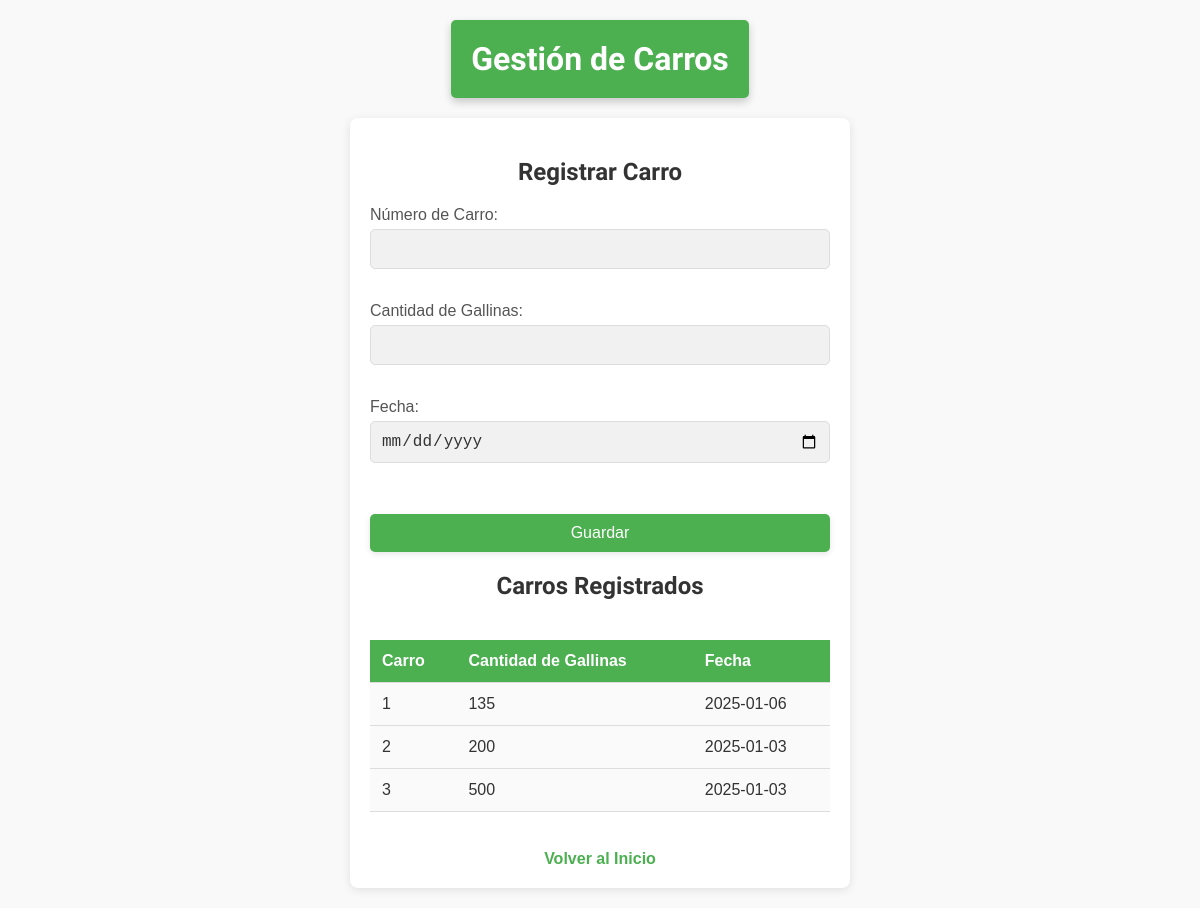
/carros, run on an earlier commit of the app's database.
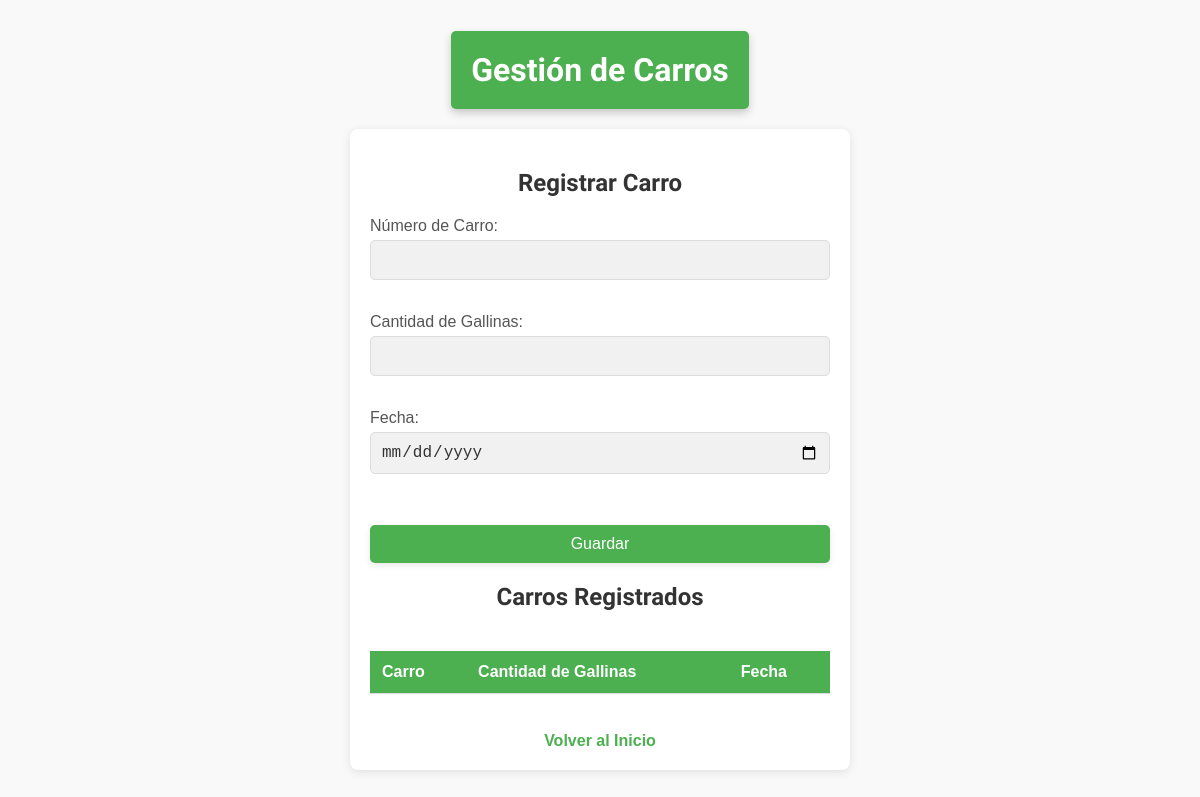
And on a later commit of the database.
### tables this page shows
CREATE TABLE gallinas_carro (
    id INTEGER PRIMARY KEY AUTOINCREMENT,
    carro INTEGER NOT NULL UNIQUE,
    cantidad_gallinas INTEGER NOT NULL,
    fecha DATE DEFAULT CURRENT_DATE
);

### app.py (the view, shortened to what this page needs)
@app.route('/carros', methods=['GET', 'POST'])
def carros():
    conn = sqlite3.connect('campo_libre.db')
    conn.row_factory = sqlite3.Row
    cursor = conn.cursor()
    cursor.execute("SELECT * FROM gallinas_carro")
    carros = cursor.fetchall()
    conn.close()
    return render_template('carros.html', carros=carros)

### templates/carros.html (shortened to what this page needs)
<!DOCTYPE html>
<html lang="es">
<head>
    <link rel="stylesheet" href="/static/css/carros.css">
</head>
<body>
    <header>
        <h1>Gestión de Carros</h1>
    </header>
    <section>
        <h2>Registrar Carro</h2>
        <form action="/carros" method="POST">
            <label for="carro">Número de Carro:</label>
            <input type="number" name="carro" required>
            <br>
            <label for="cantidad_gallinas">Cantidad de Gallinas:</label>
            <input type="number" name="cantidad_gallinas" required>
            <br>
            <label for="fecha">Fecha:</label>
            <input type="date" name="fecha" required>
            <br><br>
            <button type="submit">Guardar</button>
        </form>
        <h2>Carros Registrados</h2>
        <table>
            <thead>
                <tr>
                    <th>Carro</th>
                    <th>Cantidad de Gallinas</th>
                    <th>Fecha</th>
                </tr>
            </thead>
            <tbody>
                {% for carro in carros %}
                    <tr>
                        <td>{{ carro['carro'] }}</td>
                        <td>{{ carro['cantidad_gallinas'] }}</td>
                        <td>{{ carro['fecha'] }}</td>
                    </tr>
                {% endfor %}
            </tbody>
        </table>
        <br>
        <a href="/">Volver al Inicio</a>
    </section>
</body>
</html>

What changed in the data, as far as the page shows it:
removed gallinas_carro: carro "1", cantidad_gallinas "135", fecha "2025-01-06"
removed gallinas_carro: carro "2", cantidad_gallinas "200", fecha "2025-01-03"
removed gallinas_carro: carro "3", cantidad_gallinas "500", fecha "2025-01-03"
